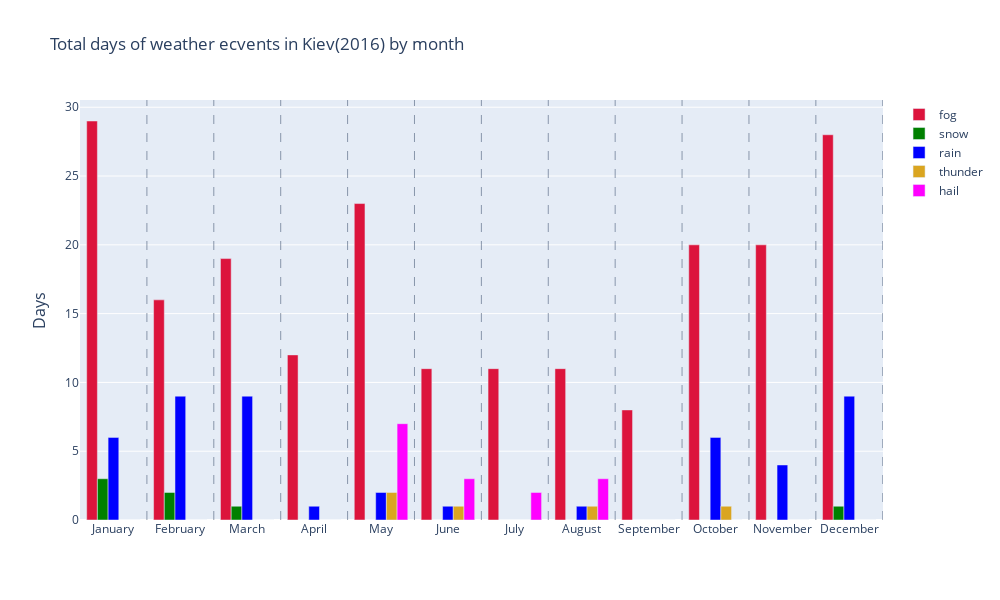

The notebook cell saved with this chart:
### Markdown cell above
#### Barplot of weather observations with plotly

### Code cell
fig = go.Figure()
fig.add_trace(go.Bar(
    x=xax,
    y=fogbar,
    name='fog',
    marker_color='crimson'
))
fig.add_trace(go.Bar(
    x=xax,
    y=snowbar,
    name='snow',
    marker_color='green'
))
fig.add_trace(go.Bar(
    x=xax,
    y=rainbar,
    name='rain',
    marker_color='blue'
))
fig.add_trace(go.Bar(
    x=xax,
    y=thunderbar,
    name='thunder',
    marker_color='goldenrod'
))
fig.add_trace(go.Bar(
    x=xax,
    y=hailbar,
    name='hail',
    marker_color='magenta'
))
for i in range(12):
    fig.add_vline(x=i+0.5, line_dash='dash', line_width=0.5)

fig.update_layout(title='Total days of weather ecvents in Kiev(2016) by month',
                  barmode='group', xaxis_tickangle=0,
                  height=600,
                  width=1000,
                  yaxis=dict(
                        title='Days',
                        titlefont_size=16,                       
                  )
             )
fig.show()

### Figure 1 — Plotly figure (JSON) as saved in the notebook; plotly's stock layout.template omitted (floating-point values rounded to 4 significant figures)
{"data": [{"marker": {"color": "crimson"}, "name": "fog", "type": "bar", "x": ["January", "February", "March", "April", "May", "June", "July", "August", "September", "October", "November", "December"], "y": [29, 16, 19, 12, 23, 11, 11, 11, 8, 20, 20, 28]}, {"marker": {"color": "green"}, "name": "snow", "type": "bar", "x": ["January", "February", "March", "April", "May", "June", "July", "August", "September", "October", "November", "December"], "y": [3, 2, 1, 0, 0, 0, 0, 0, 0, 0, 0, 1]}, {"marker": {"color": "blue"}, "name": "rain", "type": "bar", "x": ["January", "February", "March", "April", "May", "June", "July", "August", "September", "October", "November", "December"], "y": [6, 9, 9, 1, 2, 1, 0, 1, 0, 6, 4, 9]}, {"marker": {"color": "goldenrod"}, "name": "thunder", "type": "bar", "x": ["January", "February", "March", "April", "May", "June", "July", "August", "September", "October", "November", "December"], "y": [0, 0, 0, 0, 2, 1, 0, 1, 0, 1, 0, 0]}, {"marker": {"color": "magenta"}, "name": "hail", "type": "bar", "x": ["January", "February", "March", "April", "May", "June", "July", "August", "September", "October", "November", "December"], "y": [0, 0, 0, 0, 7, 3, 2, 3, 0, 0, 0, 0]}], "layout": {"barmode": "group", "height": 600, "shapes": [{"line": {"dash": "dash", "width": 0.5}, "type": "line", "x0": 0.5, "x1": 0.5, "xref": "x", "y0": 0, "y1": 1, "yref": "y domain"}, {"line": {"dash": "dash", "width": 0.5}, "type": "line", "x0": 1.5, "x1": 1.5, "xref": "x", "y0": 0, "y1": 1, "yref": "y domain"}, {"line": {"dash": "dash", "width": 0.5}, "type": "line", "x0": 2.5, "x1": 2.5, "xref": "x", "y0": 0, "y1": 1, "yref": "y domain"}, {"line": {"dash": "dash", "width": 0.5}, "type": "line", "x0": 3.5, "x1": 3.5, "xref": "x", "y0": 0, "y1": 1, "yref": "y domain"}, {"line": {"dash": "dash", "width": 0.5}, "type": "line", "x0": 4.5, "x1": 4.5, "xref": "x", "y0": 0, "y1": 1, "yref": "y domain"}, {"line": {"dash": "dash", "width": 0.5}, "type": "line", "x0": 5.5, "x1": 5.5, "xref": "x", "y0": 0, "y1": 1, "yref": "y domain"}, {"line": {"dash": "dash", "width": 0.5}, "type": "line", "x0": 6.5, "x1": 6.5, "xref": "x", "y0": 0, "y1": 1, "yref": "y domain"}, {"line": {"dash": "dash", "width": 0.5}, "type": "line", "x0": 7.5, "x1": 7.5, "xref": "x", "y0": 0, "y1": 1, "yref": "y domain"}, {"line": {"dash": "dash", "width": 0.5}, "type": "line", "x0": 8.5, "x1": 8.5, "xref": "x", "y0": 0, "y1": 1, "yref": "y domain"}, {"line": {"dash": "dash", "width": 0.5}, "type": "line", "x0": 9.5, "x1": 9.5, "xref": "x", "y0": 0, "y1": 1, "yref": "y domain"}, {"line": {"dash": "dash", "width": 0.5}, "type": "line", "x0": 10.5, "x1": 10.5, "xref": "x", "y0": 0, "y1": 1, "yref": "y domain"}, {"line": {"dash": "dash", "width": 0.5}, "type": "line", "x0": 11.5, "x1": 11.5, "xref": "x", "y0": 0, "y1": 1, "yref": "y domain"}], "title": {"text": "Total days of weather ecvents in Kiev(2016) by month"}, "width": 1000, "xaxis": {"tickangle": 0}, "yaxis": {"title": {"font": {"size": 16}, "text": "Days"}}}}
